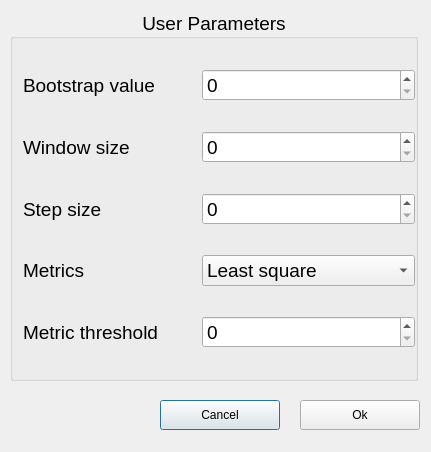
<?xml version="1.0" encoding="UTF-8"?>
<ui version="4.0">
 <class>Dialog</class>
 <widget class="QDialog" name="Dialog">
  <property name="geometry">
   <rect>
    <x>0</x>
    <y>0</y>
    <width>431</width>
    <height>452</height>
   </rect>
  </property>
  <property name="sizePolicy">
   <sizepolicy hsizetype="Fixed" vsizetype="Fixed">
    <horstretch>0</horstretch>
    <verstretch>0</verstretch>
   </sizepolicy>
  </property>
  <property name="minimumSize">
   <size>
    <width>431</width>
    <height>382</height>
   </size>
  </property>
  <property name="maximumSize">
   <size>
    <width>431</width>
    <height>500</height>
   </size>
  </property>
  <property name="windowTitle">
   <string>Parameters</string>
  </property>
  <widget class="QGroupBox" name="groupBox">
   <property name="geometry">
    <rect>
     <x>10</x>
     <y>10</y>
     <width>408</width>
     <height>371</height>
    </rect>
   </property>
   <property name="sizePolicy">
    <sizepolicy hsizetype="Fixed" vsizetype="Fixed">
     <horstretch>0</horstretch>
     <verstretch>0</verstretch>
    </sizepolicy>
   </property>
   <property name="font">
    <font>
     <pointsize>14</pointsize>
    </font>
   </property>
   <property name="title">
    <string>User Parameters</string>
   </property>
   <property name="alignment">
    <set>Qt::AlignCenter</set>
   </property>
   <property name="checkable">
    <bool>false</bool>
   </property>
   <layout class="QGridLayout" name="gridLayout">
    <property name="leftMargin">
     <number>0</number>
    </property>
    <property name="topMargin">
     <number>0</number>
    </property>
    <property name="rightMargin">
     <number>0</number>
    </property>
    <property name="bottomMargin">
     <number>0</number>
    </property>
    <property name="spacing">
     <number>0</number>
    </property>
    <item row="6" column="0">
     <widget class="QLabel" name="label_5">
      <property name="text">
       <string>Metric threshold</string>
      </property>
      <property name="indent">
       <number>10</number>
      </property>
     </widget>
    </item>
    <item row="5" column="0">
     <widget class="QLabel" name="label_6">
      <property name="text">
       <string>Metrics </string>
      </property>
      <property name="indent">
       <number>10</number>
      </property>
     </widget>
    </item>
    <item row="0" column="0">
     <widget class="QLabel" name="label">
      <property name="text">
       <string>Bootstrap value</string>
      </property>
      <property name="indent">
       <number>10</number>
      </property>
     </widget>
    </item>
    <item row="2" column="0">
     <widget class="QLabel" name="label_3">
      <property name="text">
       <string>Window size</string>
      </property>
      <property name="indent">
       <number>10</number>
      </property>
     </widget>
    </item>
    <item row="2" column="1">
     <widget class="QSpinBox" name="spinBox_window">
      <property name="minimum">
       <number>0</number>
      </property>
      <property name="maximum">
       <number>1000</number>
      </property>
      <property name="singleStep">
       <number>1</number>
      </property>
      <property name="value">
       <number>0</number>
      </property>
     </widget>
    </item>
    <item row="5" column="1">
     <widget class="QComboBox" name="comboBox">
      <property name="sizePolicy">
       <sizepolicy hsizetype="Preferred" vsizetype="Fixed">
        <horstretch>0</horstretch>
        <verstretch>0</verstretch>
       </sizepolicy>
      </property>
      <property name="frame">
       <bool>true</bool>
      </property>
      <item>
       <property name="text">
        <string>Least square</string>
       </property>
      </item>
      <item>
       <property name="text">
        <string>Robinson and Foulds</string>
       </property>
      </item>
      <item>
       <property name="text">
        <string>Quartic</string>
       </property>
      </item>
      <item>
       <property name="text">
        <string>Bipartition distance</string>
       </property>
      </item>
     </widget>
    </item>
    <item row="3" column="1">
     <widget class="QSpinBox" name="spinBox_step">
      <property name="minimum">
       <number>0</number>
      </property>
      <property name="maximum">
       <number>200</number>
      </property>
      <property name="singleStep">
       <number>1</number>
      </property>
      <property name="value">
       <number>0</number>
      </property>
     </widget>
    </item>
    <item row="3" column="0">
     <widget class="QLabel" name="label_4">
      <property name="text">
       <string>Step size</string>
      </property>
      <property name="indent">
       <number>10</number>
      </property>
     </widget>
    </item>
    <item row="6" column="1">
     <widget class="QSpinBox" name="spinBox"/>
    </item>
    <item row="0" column="1">
     <widget class="QSpinBox" name="spinBox_bootstrap">
      <property name="minimum">
       <number>0</number>
      </property>
      <property name="maximum">
       <number>1000</number>
      </property>
      <property name="singleStep">
       <number>1</number>
      </property>
      <property name="value">
       <number>0</number>
      </property>
     </widget>
    </item>
   </layout>
  </widget>
  <widget class="QPushButton" name="cancel_button">
   <property name="geometry">
    <rect>
     <x>160</x>
     <y>400</y>
     <width>120</width>
     <height>30</height>
    </rect>
   </property>
   <property name="text">
    <string>Cancel</string>
   </property>
  </widget>
  <widget class="QPushButton" name="ok_button">
   <property name="geometry">
    <rect>
     <x>300</x>
     <y>400</y>
     <width>120</width>
     <height>30</height>
    </rect>
   </property>
   <property name="text">
    <string>Ok</string>
   </property>
  </widget>
 </widget>
 <resources/>
 <connections/>
</ui>
